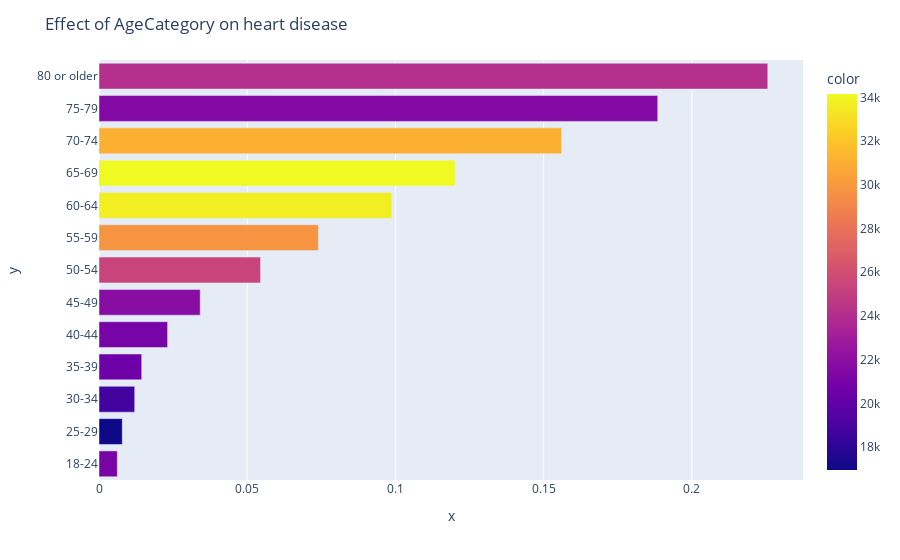

This figure's notebook cell:
### Code cell
A1=list(df.groupby('AgeCategory').groups.keys())
B1=[]
C1=[]
for p in A1:
    x=df.loc[(df['AgeCategory']==p),:].loc[df['HeartDisease']=='Yes'].count()['HeartDisease']
    y=df.loc[(df['AgeCategory']==p),].count()['HeartDisease']
    B1+=[x/y]
    C1+=[y]
fig=px.bar(x=B1,y=A1,color=C1)
fig.update_layout(title_text="Effect of AgeCategory on heart disease")
fig.show()
fig.write_image("./Images/dataAgeVs.png")

### Figure 1 — Plotly figure (JSON) as saved in the notebook; plotly's stock layout.template omitted (floating-point values rounded to 4 significant figures)
{"data": [{"alignmentgroup": "True", "hovertemplate": "x=%{x}<br>y=%{y}<br>color=%{marker.color}<extra></extra>", "legendgroup": "", "marker": {"color": [21064, 16955, 18753, 20550, 21006, 21791, 25382, 29757, 33686, 34151, 31065, 21482, 24153], "coloraxis": "coloraxis", "pattern": {"shape": ""}}, "name": "", "offsetgroup": "", "orientation": "h", "showlegend": false, "textposition": "auto", "type": "bar", "x": [0.006172, 0.007844, 0.01205, 0.0144, 0.02314, 0.03414, 0.05449, 0.074, 0.09877, 0.1201, 0.156, 0.1885, 0.2256], "xaxis": "x", "y": ["18-24", "25-29", "30-34", "35-39", "40-44", "45-49", "50-54", "55-59", "60-64", "65-69", "70-74", "75-79", "80 or older"], "yaxis": "y"}], "layout": {"barmode": "relative", "coloraxis": {"colorbar": {"title": {"text": "color"}}, "colorscale": [[0, "#0d0887"], [0.1111, "#46039f"], [0.2222, "#7201a8"], [0.3333, "#9c179e"], [0.4444, "#bd3786"], [0.5556, "#d8576b"], [0.6667, "#ed7953"], [0.7778, "#fb9f3a"], [0.8889, "#fdca26"], [1, "#f0f921"]]}, "legend": {"tracegroupgap": 0}, "margin": {"t": 60}, "title": {"text": "Effect of AgeCategory on heart disease"}, "xaxis": {"anchor": "y", "domain": [0, 1], "title": {"text": "x"}}, "yaxis": {"anchor": "x", "domain": [0, 1], "title": {"text": "y"}}}}
